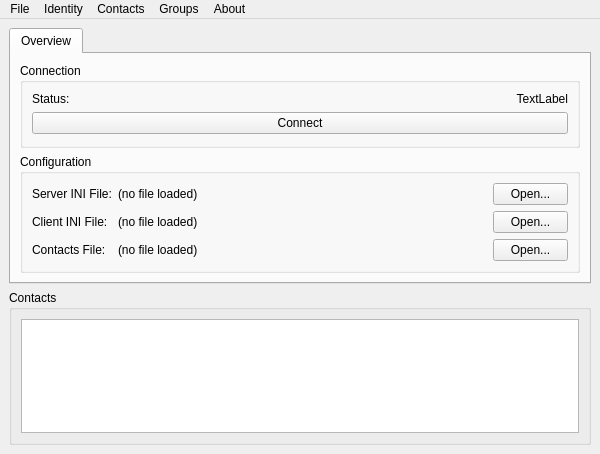
<?xml version="1.0" encoding="UTF-8"?>
<ui version="4.0">
 <class>MainWindow</class>
 <widget class="QMainWindow" name="MainWindow">
  <property name="geometry">
   <rect>
    <x>0</x>
    <y>0</y>
    <width>600</width>
    <height>454</height>
   </rect>
  </property>
  <property name="windowTitle">
   <string>OpenMittsu</string>
  </property>
  <widget class="QWidget" name="centralwidget">
   <layout class="QVBoxLayout" name="verticalLayout">
    <item>
     <widget class="ChatTabWidget" name="tabWidget">
      <property name="sizePolicy">
       <sizepolicy hsizetype="Expanding" vsizetype="Expanding">
        <horstretch>0</horstretch>
        <verstretch>2</verstretch>
       </sizepolicy>
      </property>
      <property name="currentIndex">
       <number>0</number>
      </property>
      <widget class="QWidget" name="tabOverview">
       <property name="accessibleName">
        <string/>
       </property>
       <attribute name="title">
        <string>Overview</string>
       </attribute>
       <layout class="QVBoxLayout" name="verticalLayout_3">
        <item>
         <widget class="QGroupBox" name="gboxConnection">
          <property name="title">
           <string>Connection</string>
          </property>
          <layout class="QFormLayout" name="formLayout">
           <item row="0" column="0">
            <widget class="QLabel" name="lblDescStatus">
             <property name="maximumSize">
              <size>
               <width>16777215</width>
               <height>13</height>
              </size>
             </property>
             <property name="text">
              <string>Status:</string>
             </property>
            </widget>
           </item>
           <item row="0" column="1">
            <widget class="QLabel" name="lblStatus">
             <property name="text">
              <string>TextLabel</string>
             </property>
             <property name="alignment">
              <set>Qt::AlignRight|Qt::AlignTrailing|Qt::AlignVCenter</set>
             </property>
            </widget>
           </item>
           <item row="1" column="0" colspan="2">
            <widget class="QPushButton" name="btnConnect">
             <property name="maximumSize">
              <size>
               <width>16777215</width>
               <height>23</height>
              </size>
             </property>
             <property name="text">
              <string>Connect</string>
             </property>
            </widget>
           </item>
          </layout>
         </widget>
        </item>
        <item>
         <widget class="QGroupBox" name="gboxConfiguration">
          <property name="title">
           <string>Configuration</string>
          </property>
          <layout class="QFormLayout" name="formLayout_2">
           <item row="0" column="0">
            <widget class="QLabel" name="lblDescServerIni">
             <property name="text">
              <string>Server INI File:</string>
             </property>
            </widget>
           </item>
           <item row="0" column="1">
            <layout class="QHBoxLayout" name="horizontalLayout">
             <item>
              <widget class="QLabel" name="lblServerIni">
               <property name="text">
                <string>(no file loaded)</string>
               </property>
              </widget>
             </item>
             <item>
              <widget class="QPushButton" name="btnOpenServerIni">
               <property name="maximumSize">
                <size>
                 <width>75</width>
                 <height>16777215</height>
                </size>
               </property>
               <property name="text">
                <string>Open...</string>
               </property>
              </widget>
             </item>
            </layout>
           </item>
           <item row="1" column="0">
            <widget class="QLabel" name="lblDescClientIni">
             <property name="text">
              <string>Client INI File:</string>
             </property>
            </widget>
           </item>
           <item row="1" column="1">
            <layout class="QHBoxLayout" name="horizontalLayout_2">
             <item>
              <widget class="QLabel" name="lblClientIni">
               <property name="text">
                <string>(no file loaded)</string>
               </property>
              </widget>
             </item>
             <item>
              <widget class="QPushButton" name="btnOpenClientIni">
               <property name="maximumSize">
                <size>
                 <width>75</width>
                 <height>16777215</height>
                </size>
               </property>
               <property name="text">
                <string>Open...</string>
               </property>
              </widget>
             </item>
            </layout>
           </item>
           <item row="2" column="0">
            <widget class="QLabel" name="lblDescContacts">
             <property name="text">
              <string>Contacts File:</string>
             </property>
            </widget>
           </item>
           <item row="2" column="1">
            <layout class="QHBoxLayout" name="horizontalLayout_3">
             <item>
              <widget class="QLabel" name="lblContacts">
               <property name="text">
                <string>(no file loaded)</string>
               </property>
              </widget>
             </item>
             <item>
              <widget class="QPushButton" name="btnOpenContacts">
               <property name="maximumSize">
                <size>
                 <width>75</width>
                 <height>16777215</height>
                </size>
               </property>
               <property name="text">
                <string>Open...</string>
               </property>
              </widget>
             </item>
            </layout>
           </item>
          </layout>
         </widget>
        </item>
       </layout>
      </widget>
     </widget>
    </item>
    <item>
     <widget class="QGroupBox" name="gboxContacts">
      <property name="title">
       <string>Contacts</string>
      </property>
      <layout class="QVBoxLayout" name="verticalLayout_2">
       <item>
        <widget class="QListWidget" name="listContacts">
         <property name="sizePolicy">
          <sizepolicy hsizetype="Expanding" vsizetype="Expanding">
           <horstretch>0</horstretch>
           <verstretch>1</verstretch>
          </sizepolicy>
         </property>
        </widget>
       </item>
      </layout>
     </widget>
    </item>
   </layout>
  </widget>
  <widget class="QMenuBar" name="menubar">
   <property name="geometry">
    <rect>
     <x>0</x>
     <y>0</y>
     <width>600</width>
     <height>21</height>
    </rect>
   </property>
   <widget class="QMenu" name="menuFile">
    <property name="title">
     <string>File</string>
    </property>
    <addaction name="actionExit"/>
   </widget>
   <widget class="QMenu" name="menuContacts">
    <property name="title">
     <string>Contacts</string>
    </property>
    <addaction name="actionAdd_a_Contact"/>
    <addaction name="actionEdit_a_Contact"/>
    <addaction name="actionDelete_a_Contact"/>
    <addaction name="actionSave_to_file"/>
   </widget>
   <widget class="QMenu" name="menuGroups">
    <property name="title">
     <string>Groups</string>
    </property>
    <addaction name="actionAdd_Group"/>
    <addaction name="actionEdit_Group"/>
    <addaction name="actionLeave_Group"/>
   </widget>
   <widget class="QMenu" name="menuAbout">
    <property name="title">
     <string>About</string>
    </property>
    <addaction name="actionAbout_Qt"/>
    <addaction name="actionLicense"/>
    <addaction name="actionAbout"/>
    <addaction name="actionStatistics"/>
   </widget>
   <widget class="QMenu" name="menuIdentity">
    <property name="title">
     <string>Identity</string>
    </property>
    <addaction name="actionShow_Fingerprint"/>
    <addaction name="actionShow_Public_Key"/>
    <addaction name="actionCreate_Backup"/>
    <addaction name="actionLoad_Backup"/>
   </widget>
   <addaction name="menuFile"/>
   <addaction name="menuIdentity"/>
   <addaction name="menuContacts"/>
   <addaction name="menuGroups"/>
   <addaction name="menuAbout"/>
  </widget>
  <action name="actionExit">
   <property name="text">
    <string>Exit</string>
   </property>
  </action>
  <action name="actionAdd_Group">
   <property name="text">
    <string>Add Group</string>
   </property>
  </action>
  <action name="actionLeave_Group">
   <property name="text">
    <string>Leave Group</string>
   </property>
  </action>
  <action name="actionEdit_Group">
   <property name="text">
    <string>Edit Group</string>
   </property>
  </action>
  <action name="actionAdd_a_Contact">
   <property name="text">
    <string>Add a Contact</string>
   </property>
  </action>
  <action name="actionAbout_Qt">
   <property name="text">
    <string>About Qt</string>
   </property>
  </action>
  <action name="actionAbout">
   <property name="text">
    <string>About</string>
   </property>
  </action>
  <action name="actionShow_Fingerprint">
   <property name="text">
    <string>Show Fingerprint</string>
   </property>
  </action>
  <action name="actionCreate_Backup">
   <property name="text">
    <string>Create Backup</string>
   </property>
  </action>
  <action name="actionLoad_Backup">
   <property name="text">
    <string>Load Backup</string>
   </property>
  </action>
  <action name="actionEdit_a_Contact">
   <property name="text">
    <string>Edit a Contact</string>
   </property>
  </action>
  <action name="actionDelete_a_Contact">
   <property name="text">
    <string>Delete a Contact</string>
   </property>
  </action>
  <action name="actionShow_Public_Key">
   <property name="text">
    <string>Show Public Key</string>
   </property>
  </action>
  <action name="actionSave_to_file">
   <property name="text">
    <string>Save to file</string>
   </property>
  </action>
  <action name="actionStatistics">
   <property name="text">
    <string>Statistics</string>
   </property>
  </action>
  <action name="actionLicense">
   <property name="text">
    <string>License</string>
   </property>
  </action>
 </widget>
 <customwidgets>
  <customwidget>
   <class>ChatTabWidget</class>
   <extends>QTabWidget</extends>
   <header>ChatTabWidget.h</header>
   <container>1</container>
  </customwidget>
 </customwidgets>
 <resources/>
 <connections/>
</ui>
